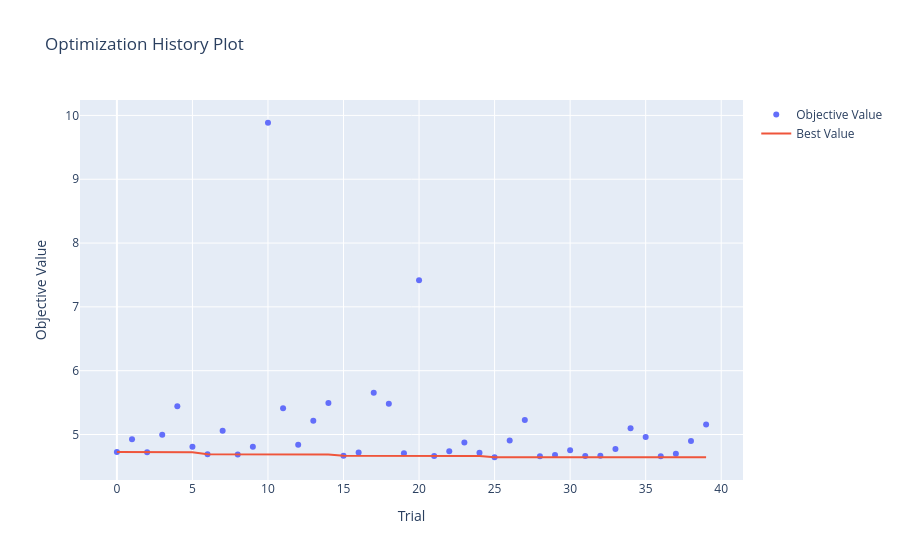

Notebook source saved alongside this figure:
### Code cell
# Import Optuna visualization module
import optuna.visualization as vis

# Plot the optimization history of the study
fig = vis.plot_optimization_history(study_en)

fig.update_layout(
    title="Optuna Optimization History (ElasticNet)",
    xaxis_title="Trial Number",
    yaxis_title="RMSE"
)

fig.show()

### Figure 1 — Plotly figure (JSON) as saved in the notebook; plotly's stock layout.template omitted (floating-point values rounded to 4 significant figures)
{"data": [{"mode": "markers", "name": "Objective Value", "type": "scatter", "x": [0, 1, 2, 3, 4, 5, 6, 7, 8, 9, 10, 11, 12, 13, 14, 15, 16, 17, 18, 19, 20, 21, 22, 23, 24, 25, 26, 27, 28, 29, 30, 31, 32, 33, 34, 35, 36, 37, 38, 39], "y": [4.727, 4.926, 4.722, 4.995, 5.442, 4.807, 4.689, 5.059, 4.686, 4.807, 9.885, 5.412, 4.838, 5.214, 5.493, 4.668, 4.719, 5.656, 5.483, 4.707, 7.419, 4.662, 4.74, 4.876, 4.714, 4.644, 4.905, 5.227, 4.659, 4.68, 4.754, 4.662, 4.668, 4.772, 5.097, 4.961, 4.66, 4.698, 4.899, 5.158]}, {"mode": "lines", "name": "Best Value", "type": "scatter", "x": [0, 1, 2, 3, 4, 5, 6, 7, 8, 9, 10, 11, 12, 13, 14, 15, 16, 17, 18, 19, 20, 21, 22, 23, 24, 25, 26, 27, 28, 29, 30, 31, 32, 33, 34, 35, 36, 37, 38, 39], "y": [4.727, 4.727, 4.722, 4.722, 4.722, 4.722, 4.689, 4.689, 4.686, 4.686, 4.686, 4.686, 4.686, 4.686, 4.686, 4.668, 4.668, 4.668, 4.668, 4.668, 4.668, 4.662, 4.662, 4.662, 4.662, 4.644, 4.644, 4.644, 4.644, 4.644, 4.644, 4.644, 4.644, 4.644, 4.644, 4.644, 4.644, 4.644, 4.644, 4.644]}, {"marker": {"color": "#cccccc"}, "mode": "markers", "name": "Infeasible Trial", "showlegend": false, "type": "scatter", "x": [], "y": []}], "layout": {"title": {"text": "Optimization History Plot"}, "xaxis": {"title": {"text": "Trial"}}, "yaxis": {"title": {"text": "Objective Value"}}}}
